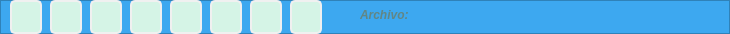
     <widget class="QFrame" name="bar_cb_pg">
      <property name="enabled">
       <bool>true</bool>
      </property>
      <property name="maximumSize">
       <size>
        <width>16777215</width>
        <height>34</height>
       </size>
      </property>
      <property name="styleSheet">
       <string notr="true">/**background-color: rgb(213, 244, 230);**/
background-color: rgb(61, 168, 240);</string>
      </property>
      <property name="frameShape">
       <enum>QFrame::StyledPanel</enum>
      </property>
      <property name="frameShadow">
       <enum>QFrame::Raised</enum>
      </property>
      <widget class="QLabel" name="label_archivo">
       <property name="geometry">
        <rect>
         <x>360</x>
         <y>0</y>
         <width>361</width>
         <height>31</height>
        </rect>
       </property>
       <property name="styleSheet">
        <string notr="true">QLabel{
background-color: None;
	color: rgb(97, 134, 133);
/*Letra*/
	font: 10pt &quot;Arial&quot;;
	
}</string>
       </property>
       <property name="text">
        <string>&lt;html&gt;&lt;head/&gt;&lt;body&gt;&lt;p&gt;&lt;span style=&quot; font-weight:600; font-style:italic;&quot;&gt;Archivo: &lt;/span&gt;&lt;/p&gt;&lt;/body&gt;&lt;/html&gt;</string>
       </property>
      </widget>
      <widget class="QPushButton" name="btn_abrir">
       <property name="geometry">
        <rect>
         <x>50</x>
         <y>0</y>
         <width>32</width>
         <height>34</height>
        </rect>
       </property>
       <property name="styleSheet">
        <string notr="true">QPushButton{
/* Color de fondo*/
background-color: rgb(213, 244, 230);

font: 75 12pt &quot;Bell MT&quot;;
border-radius : 5px;
border : 2px solid  rgb(240, 240, 240);

}

/* Cambia color al estar sobre*/
QPushButton:hover{

background-color:rgb(120, 165, 164);
border : 2px solid  rgb(0, 255, 255);

}
/* Cambia color al dar click*/
QPushButton:pressed{

background-color:rgb(173, 238, 236);
border : 2px solid  rgb(0, 179, 179);

}


</string>
       </property>
       <property name="text">
        <string/>
       </property>
       <property name="icon">
        <iconset>
         <normaloff>iconos/Abrir.ico</normaloff>iconos/Abrir.ico</iconset>
       </property>
       <property name="iconSize">
        <size>
         <width>30</width>
         <height>25</height>
        </size>
       </property>
      </widget>
      <widget class="QPushButton" name="btn_guardar">
       <property name="geometry">
        <rect>
         <x>90</x>
         <y>0</y>
         <width>32</width>
         <height>34</height>
        </rect>
       </property>
       <property name="styleSheet">
        <string notr="true">QPushButton{
/* Color de fondo*/
background-color: rgb(213, 244, 230);

font: 75 12pt &quot;Bell MT&quot;;
border-radius : 5px;
border : 2px solid  rgb(240, 240, 240);

}

/* Cambia color al estar sobre*/
QPushButton:hover{

background-color:rgb(120, 165, 164);
border : 2px solid  rgb(0, 255, 255);

}
/* Cambia color al dar click*/
QPushButton:pressed{

background-color:rgb(173, 238, 236);
border : 2px solid  rgb(0, 179, 179);

}


</string>
       </property>
       <property name="text">
        <string/>
       </property>
       <property name="icon">
        <iconset>
         <normaloff>iconos/Guardar.ico</normaloff>iconos/Guardar.ico</iconset>
       </property>
       <property name="iconSize">
        <size>
         <width>22</width>
         <height>25</height>
        </size>
       </property>
      </widget>
      <widget class="QPushButton" name="btn_inicio">
       <property name="geometry">
        <rect>
         <x>130</x>
         <y>0</y>
         <width>32</width>
         <height>34</height>
        </rect>
       </property>
       <property name="styleSheet">
        <string notr="true">QPushButton{
/* Color de fondo*/
background-color: rgb(213, 244, 230);

font: 75 12pt &quot;Bell MT&quot;;
border-radius : 5px;
border : 2px solid  rgb(240, 240, 240);

}

/* Cambia color al estar sobre*/
QPushButton:hover{

background-color:rgb(120, 165, 164);
border : 2px solid  rgb(0, 255, 255);

}
/* Cambia color al dar click*/
QPushButton:pressed{

background-color:rgb(173, 238, 236);
border : 2px solid  rgb(0, 179, 179);

}


</string>
       </property>
       <property name="text">
        <string/>
       </property>
       <property name="icon">
        <iconset>
         <normaloff>iconos/Inicio.ico</normaloff>iconos/Inicio.ico</iconset>
       </property>
       <property name="iconSize">
        <size>
         <width>25</width>
         <height>24</height>
        </size>
       </property>
      </widget>
      <widget class="QPushButton" name="btn_matrices">
       <property name="geometry">
        <rect>
         <x>170</x>
         <y>0</y>
         <width>32</width>
         <height>34</height>
        </rect>
       </property>
       <property name="styleSheet">
        <string notr="true">QPushButton{
/* Color de fondo*/
background-color: rgb(213, 244, 230);

font: 75 12pt &quot;Bell MT&quot;;
border-radius : 5px;
border : 2px solid  rgb(240, 240, 240);

}

/* Cambia color al estar sobre*/
QPushButton:hover{

background-color:rgb(120, 165, 164);
border : 2px solid  rgb(0, 255, 255);

}
/* Cambia color al dar click*/
QPushButton:pressed{

background-color:rgb(173, 238, 236);
border : 2px solid  rgb(0, 179, 179);

}


</string>
       </property>
       <property name="text">
        <string/>
       </property>
       <property name="icon">
        <iconset>
         <normaloff>iconos/K_n.ico</normaloff>iconos/K_n.ico</iconset>
       </property>
       <property name="iconSize">
        <size>
         <width>20</width>
         <height>20</height>
        </size>
       </property>
      </widget>
      <widget class="QPushButton" name="btn_exportar">
       <property name="geometry">
        <rect>
         <x>290</x>
         <y>0</y>
         <width>32</width>
         <height>34</height>
        </rect>
       </property>
       <property name="mouseTracking">
        <bool>true</bool>
       </property>
       <property name="accessibleName">
        <string extracomment="Exportar a Excel"/>
       </property>
       <property name="accessibleDescription">
        <string/>
       </property>
       <property name="styleSheet">
        <string notr="true">QPushButton{
/* Color de fondo*/
background-color: rgb(213, 244, 230);

font: 75 12pt &quot;Bell MT&quot;;
border-radius : 5px;
border : 2px solid  rgb(240, 240, 240);

}

/* Cambia color al estar sobre*/
QPushButton:hover{

background-color:rgb(120, 165, 164);
border : 2px solid  rgb(0, 255, 255);

}
/* Cambia color al dar click*/
QPushButton:pressed{

background-color:rgb(173, 238, 236);
border : 2px solid  rgb(0, 179, 179);

}


</string>
       </property>
       <property name="text">
        <string/>
       </property>
       <property name="icon">
        <iconset>
         <normaloff>iconos/E_X.ico</normaloff>iconos/E_X.ico</iconset>
       </property>
       <property name="iconSize">
        <size>
         <width>25</width>
         <height>25</height>
        </size>
       </property>
       <property name="checkable">
        <bool>false</bool>
       </property>
       <property name="checked">
        <bool>false</bool>
       </property>
      </widget>
      <widget class="QPushButton" name="btn_esfuerzos">
       <property name="geometry">
        <rect>
         <x>210</x>
         <y>0</y>
         <width>32</width>
         <height>34</height>
        </rect>
       </property>
       <property name="styleSheet">
        <string notr="true">QPushButton{
/* Color de fondo*/
background-color: rgb(213, 244, 230);

font: 75 12pt &quot;Bell MT&quot;;
border-radius : 5px;
border : 2px solid  rgb(240, 240, 240);

}

/* Cambia color al estar sobre*/
QPushButton:hover{

background-color:rgb(120, 165, 164);
border : 2px solid  rgb(0, 255, 255);

}
/* Cambia color al dar click*/
QPushButton:pressed{

background-color:rgb(173, 238, 236);
border : 2px solid  rgb(0, 179, 179);

}


</string>
       </property>
       <property name="text">
        <string/>
       </property>
       <property name="icon">
        <iconset>
         <normaloff>iconos/Esfuerzos_int.ico</normaloff>iconos/Esfuerzos_int.ico</iconset>
       </property>
       <property name="iconSize">
        <size>
         <width>30</width>
         <height>30</height>
        </size>
       </property>
      </widget>
      <widget class="QPushButton" name="btn_deformada">
       <property name="geometry">
        <rect>
         <x>250</x>
         <y>0</y>
         <width>32</width>
         <height>34</height>
        </rect>
       </property>
       <property name="styleSheet">
        <string notr="true">QPushButton{
/* Color de fondo*/
background-color: rgb(213, 244, 230);

font: 75 12pt &quot;Bell MT&quot;;
border-radius : 5px;
border : 2px solid  rgb(240, 240, 240);

}

/* Cambia color al estar sobre*/
QPushButton:hover{

background-color:rgb(120, 165, 164);
border : 2px solid  rgb(0, 255, 255);

}
/* Cambia color al dar click*/
QPushButton:pressed{

background-color:rgb(173, 238, 236);
border : 2px solid  rgb(0, 179, 179);

}


</string>
       </property>
       <property name="text">
        <string/>
       </property>
       <property name="icon">
        <iconset>
         <normaloff>iconos/Deformada.ico</normaloff>iconos/Deformada.ico</iconset>
       </property>
       <property name="iconSize">
        <size>
         <width>30</width>
         <height>25</height>
        </size>
       </property>
      </widget>
      <widget class="QPushButton" name="btn_nuevo">
       <property name="geometry">
        <rect>
         <x>10</x>
         <y>0</y>
         <width>32</width>
         <height>34</height>
        </rect>
       </property>
       <property name="cursor">
        <cursorShape>PointingHandCursor</cursorShape>
       </property>
       <property name="styleSheet">
        <string notr="true">QPushButton{
/* Color de fondo*/
background-color: rgb(213, 244, 230);

font: 75 12pt &quot;Bell MT&quot;;
border-radius : 5px;
border : 2px solid  rgb(240, 240, 240);

}

/* Cambia color al estar sobre*/
QPushButton:hover{

background-color:rgb(120, 165, 164);
border : 2px solid  rgb(0, 255, 255);

}
/* Cambia color al dar click*/
QPushButton:pressed{

background-color:rgb(173, 238, 236);
border : 2px solid  rgb(0, 179, 179);

}


</string>
       </property>
       <property name="text">
        <string/>
       </property>
       <property name="icon">
        <iconset>
         <normaloff>../../../Desktop/descarga.png</normaloff>../../../Desktop/descarga.png</iconset>
       </property>
       <property name="iconSize">
        <size>
         <width>30</width>
         <height>30</height>
        </size>
       </property>
      </widget>
     </widget>
